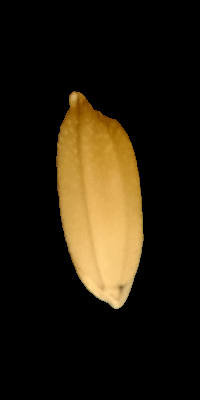
#> input picture Week_1/Edge Detection/images/seed.png, 200 x 400 px
$ jupyter execute --allow-errors Edge_Detection.ipynb   (older library calls are emulated)
#> lines starting #> are read from the running program, lines starting #| are printed output that depends on the picture; after the words box and inside, x2 and y2 are one past the last pixel; in counts of white or black regions, pixels touching at a corner belong together
Edge Detection - Thực hiện một số kỹ thuật phát hiện biên trên ảnh

[cell 1]
from IPython.display import Image

import matplotlib.pyplot as plt
import os
import cv2
import numpy as np

## Câu 1:
Viết hàm sử dụng phương pháp gradient (bằng hàm có sẵn) và dùng toán tử  Sobel/Prewitt  để tính đạo hàm.
Sử dụng kết quả trên và Canny để phát hiện đường bao cho một ảnh bất kỳ.
Kiểm tra sự ổn định của hai phương pháp trên toàn bô số ảnh hạt thóc trong thư mục
hiện thời. Nhận xét kết quả đạt được (tỉ lệ thành công của mỗi phương pháp).

### 1.1 Sobel Edge Detection
Thư viện OpenCV cung cấp hàm cv2.Sobel() để tính đạo hàm của ảnh theo từng hướng sử dụng mặt nạ Sobel. Để phát hiện biên tốt, nên làm mịn ảnh trước để loại nhiễu. Ví dụ: có thể làm mịn với bộ lọc Gauss (cv2.GaussianBlur()) hoặc các bộ lọc phù hợp khác.

cv2.Sobel(): https://docs.opencv.org/4.5.2/d4/d86/group__imgproc__filter.html#gacea54f142e81b6758cb6f375ce782c8d

cv2.GaussianBlur(): https://docs.opencv.org/4.5.2/d4/d86/group__imgproc__filter.html#gaabe8c836e97159a9193fb0b11ac52cf1

Độ lớn của đạo hàm có thể được tính xấp xỉ bằng cách cộng giá trị tuyệt đối của đạo hàm theo 2 hướng. Tại vị trí biên, độ lớn của đạo hàm đạt cực đại ==> có thể dùng ngưỡng để xác định biên.

[cell 2]
def basic_sobel_edge_detection(image_path, blur_ksize=5, sobel_ksize=1, skipping_threshold=30):
    img = cv2.imread(image_path)
    gray = cv2.cvtColor(img, cv2.COLOR_BGR2GRAY)
    img_gaussian = cv2.GaussianBlur(gray,(blur_ksize,blur_ksize),0)

    #sobel
    img_sobelx = cv2.Sobel(img_gaussian,cv2.CV_8U,1,0,ksize=sobel_ksize) # output của phép nhân chập: số nguyên
    img_sobely = cv2.Sobel(img_gaussian,cv2.CV_8U,0,1,ksize=sobel_ksize) # ksize = 1: mặt nạ 1x3 hoặc 3x1 được dùng, không có Gaussian

    img_sobel = (img_sobelx + img_sobely)/2
    for i in range(img_sobel.shape[0]):
        for j in range(img_sobel.shape[1]):
            if img_sobel[i][j] < skipping_threshold:
                img_sobel[i][j] = 0
            else:
                img_sobel[i][j] = 255
    return img_sobel

Ta thử chạy hàm với một ảnh trong bộ dữ liệu và xem kết quả

[cell 3]
image_path = 'images/seed.png'
gray = cv2.imread(image_path, 0)
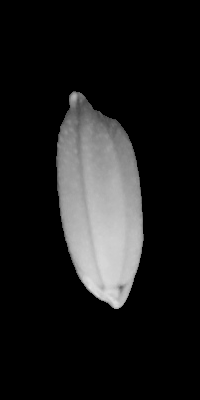
#> gray: shape (400, 200); min 0, max 224, mean 28.1
img_sobel = basic_sobel_edge_detection(image_path, 5, 1, 30)
#> in basic_sobel_edge_detection, img is the input picture: shape (400, 200, 3); mean B, G, R 12.9, 27.4, 35.5
#> after the loop in basic_sobel_edge_detection, `for i in range(img_sobel.shape[0]):`:
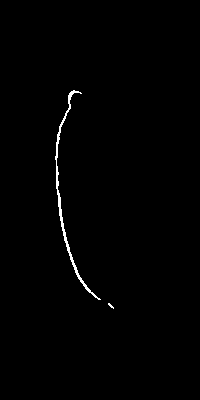
#> img_sobel: shape (400, 200) float64; 0.73% white in thin lines or dots, all inside (x1, y1, x2, y2) = (55, 90, 114, 309)

plt.figure(figsize=(8,8))
#> (this line was passed over: IPython is not available in this run)
#> (the rest of this cell did not finish here and is left out)

[cell 4]
# phát hiện biên sử dụng
def sobel_edge_detection(image_path, blur_ksize=5, sobel_ksize=1, skipping_threshold=30):
    img = cv2.imread(image_path)
    gray = cv2.cvtColor(img, cv2.COLOR_BGR2GRAY)
    img_gaussian = cv2.GaussianBlur(gray,(blur_ksize,blur_ksize),0)

    sobelx64f = cv2.Sobel(img_gaussian,cv2.CV_64F,1,0,ksize=sobel_ksize) # output của phép nhân chập: : số thực
    abs_sobel64f = np.absolute(sobelx64f)
    img_sobelx = np.uint8(abs_sobel64f)

    sobely64f = cv2.Sobel(img_gaussian,cv2.CV_64F,0,1,ksize=sobel_ksize) # output của phép nhân chập: : số thực
    abs_sobel64f = np.absolute(sobely64f)
    img_sobely = np.uint8(abs_sobel64f)

    img_sobel = (img_sobelx + img_sobely)/2
    for i in range(img_sobel.shape[0]):
        for j in range(img_sobel.shape[1]):
            if img_sobel[i][j] < skipping_threshold:
                img_sobel[i][j] = 0
            else:
                img_sobel[i][j] = 255
    return img_sobel

[cell 5]
image_path = 'images/seed.png'
gray = cv2.imread(image_path, 0)
img_sobel = sobel_edge_detection(image_path, 5, 1, 30)
#> in sobel_edge_detection, `sobely64f = cv2.Sobel(img_gaussian,cv2.CV_64F,0,1,ksize=sobel_ksize)`:
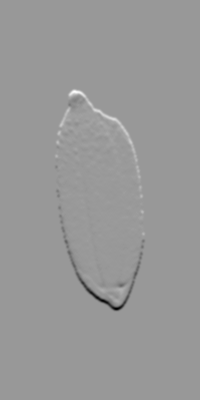
#> sobely64f: shape (400, 200) float64; min -123, max 83, mean 0; drawn with min black and max white
#> after the loop in sobel_edge_detection, `for i in range(img_sobel.shape[0]):`:
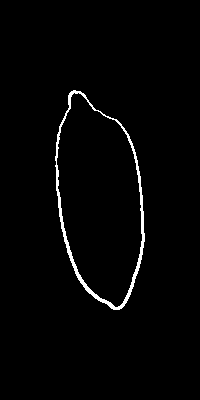
#> img_sobel: shape (400, 200) float64; 1.8% white; 1 white region, box (x1, y1, x2, y2) and area: (55, 90, 145, 310) 1429

plt.figure(figsize=(8,8))
#> (this line was passed over: IPython is not available in this run)
#> (the rest of this cell did not finish here and is left out)

### 1.2. Prewitt Edge Detection
Khi lọc với bộ lọc không được định nghĩa trước, có thể dùng hàm cv2.filter2D() để thực hiện với các mặt nạ mong muốn.
Ở đây nếu ta muốn sử dụng mặt nạ Prewitt để tính đạo hàm thì cần truyền tham số kernel của filter2D tương ứng chính là mặt nạ Prewitt.

Ta sẽ tính 2 trường hợp cạnh black-to-white và white-to-black rồi tính trung bình cộng 2 kết quả.

Cuối cùng đặt ngưỡng loại bỏ nhiễu.

[cell 6]
def prewitt_edge_detection(image_path, blur_ksize = 5, skipping_threshold=30):
    ### YOUR CODE HERE ###
    # Làm mờ ảnh để giảm nhiễu
    image = cv2.imread(image_path, cv2.IMREAD_GRAYSCALE)
    blurred_image = cv2.GaussianBlur(image, (blur_ksize, blur_ksize), 0)

    # Tính toán toán tử Prewitt
    kernel_x = np.array([[1, 0, -1], [1, 0, -1], [1, 0, -1]], dtype=np.float32)
    kernel_y = np.array([[1, 1, 1], [0, 0, 0], [-1, -1, -1]], dtype=np.float32)

    prewitt_x = cv2.filter2D(blurred_image, cv2.CV_64F, kernel_x)
    prewitt_y = cv2.filter2D(blurred_image, cv2.CV_64F, kernel_y)
    prewitt_magnitude = cv2.magnitude(prewitt_x, prewitt_y)

    # Chuẩn hóa và ngưỡng hóa
    prewitt_edges = np.uint8(prewitt_magnitude)
    prewitt_edges[prewitt_edges < skipping_threshold] = 0

    return prewitt_edges

[cell 7]
image_path = 'images/seed.png'
gray = cv2.imread(image_path, 0)
img_prewitt = prewitt_edge_detection(image_path, 5, 30)
#> in prewitt_edge_detection, `prewitt_x = cv2.filter2D(blurred_image, cv2.CV_64F, kernel_x)`:
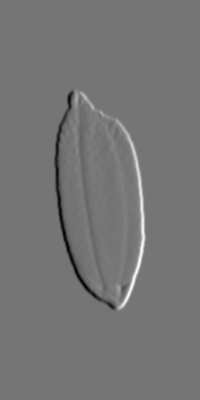
#> prewitt_x: shape (400, 200) float64; min -282, max 329, mean 0; drawn with min black and max white
#> in prewitt_edge_detection, `prewitt_y = cv2.filter2D(blurred_image, cv2.CV_64F, kernel_y)`:
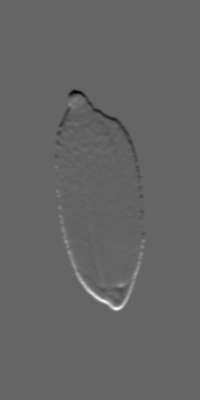
#> prewitt_y: shape (400, 200) float64; min -239, max 364, mean 0; drawn with min black and max white
#> in prewitt_edge_detection, `prewitt_edges[prewitt_edges < skipping_threshold] = 0`: prewitt_edges: shape (400, 200); min 0, max 255, mean 4.6

plt.figure(figsize=(8,8))
#> (this line was passed over: IPython is not available in this run)
#> (the rest of this cell did not finish here and is left out)

### 1.3. Canny Edge Detection
Thư viện OpenCV cung cấp hàm cv2.Canny() để phát hiện biên bằng thuật toán Canny.

https://docs.opencv.org/4.5.2/dd/d1a/group__imgproc__feature.html#ga04723e007ed888ddf11d9ba04e2232de

Tương tự như các phương pháp phát hiện biên ở trên, trước hết ta cũng dùng cv2.GaussianBlur() để làm mịn ảnh rồi sử dụng Canny để phát hiện biên.

[cell 8]
def canny_edge_detection(image_path, blur_ksize=5, threshold1=100, threshold2=200):
    # Đọc ảnh xám
    image = cv2.imread(image_path, cv2.IMREAD_GRAYSCALE)

    # Làm mờ ảnh để giảm nhiễu
    blurred_image = cv2.GaussianBlur(image, (blur_ksize, blur_ksize), 0)

    # Áp dụng bộ lọc Canny
    canny_edges = cv2.Canny(blurred_image, threshold1, threshold2)

    return canny_edges

[cell 9]
image_path = 'images/seed.png'
gray = cv2.imread(image_path, 0)
img_canny = canny_edge_detection(image_path, 7, 100, 200)
#> in canny_edge_detection, `canny_edges = cv2.Canny(blurred_image, threshold1, threshold2)`: canny_edges: shape (400, 200); 0.69% white in thin lines or dots, all inside (x1, y1, x2, y2) = (56, 92, 144, 309)

plt.figure(figsize=(8,8))
#> (this line was passed over: IPython is not available in this run)
#> (the rest of this cell did not finish here and is left out)

### Hãy thay đổi các tham số cần thiết để thu được kết quả tốt nhất ở mỗi phương pháp

## Câu 3:
Đếm số pixel trên mỗi đường bao (chu vi) từ kết quả câu 2. Vẽ phân bố vể chu vi các ảnh (sử dụng chung tập dữ liệu gồm 1 số ảnh trong thư mục subdata). Nhận xét sự khác biệt giữa hai phân bố khi dùng kết quả của các phương pháp phát hiện biên tương ứng.

### Phân bố của Sobel edge detection

[cell 10]
image_dir = 'subdata/'
list_c = []
#> (the rest of this cell did not finish here and is left out)

### Phân bố của Prewitt edge detectimon

[cell 11]
image_dir = 'subdata/'
list_c = []
### YOUR CODE HERE ###


### YOUR CODE HERE ###
plt.hist(list_c, 30, [0, 4000]); plt.show()
#> (this line was passed over: IPython is not available in this run)

### Phân bố của Canny edge detection

[cell 12]
image_dir = 'subdata/'
list_c = []
### YOUR CODE HERE ###


### YOUR CODE HERE ###
plt.hist(list_c, 30, [0, 4000]); plt.show()
#> (this line was passed over: IPython is not available in this run)

## Câu 4:
Phát hiện làn đường: Dùng các phương pháp phát hiện biên ở trên để phát hiện làn đường trong các trường hợp sau

### 4.1: Làn đường thẳng

[cell 13]
Image('./lane_detection/lane1.png')

[cell 14]
# Sử dụng phương pháp Sobel tìm biên và hiển thị kết quả
### YOUR CODE HERE ###

image_path = './lane_detection/lane1.png'
gray = cv2.imread(image_path, 0)
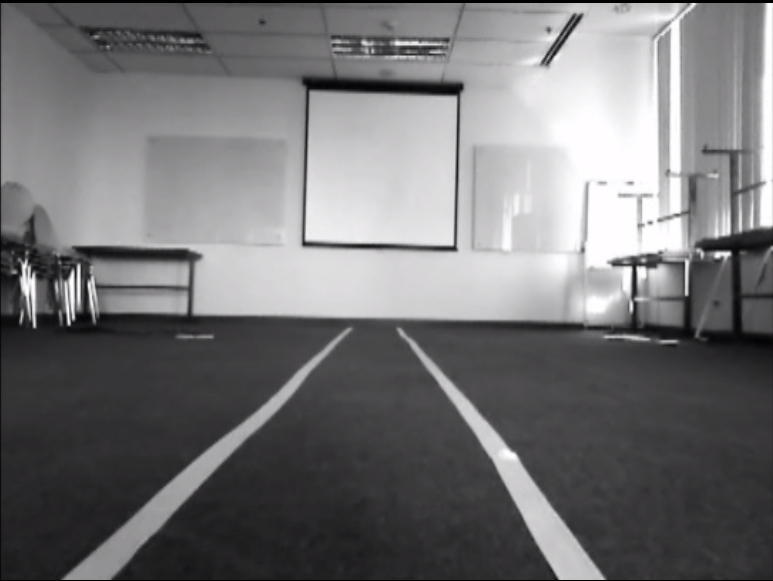
#> input picture Week_1/Edge Detection/lane_detection/lane1.png, 773 x 581 px
#> gray: shape (581, 773); min 0, max 255, mean 115.8
img_sobel = sobel_edge_detection(image_path, 5, 1, 30)
#> call 2 of sobel_edge_detection, with image_path = './lane_detection/lane1.png', blur_ksize = 5, sobel_ksize = 1, skipping_threshold = 30
#> in sobel_edge_detection, img is the input picture: shape (581, 773, 3); mean B, G, R 117.4, 115.8, 117.2
#> in sobel_edge_detection (call 2), `sobelx64f = cv2.Sobel(img_gaussian,cv2.CV_64F,1,0,ksize=sobel_ksize)`:
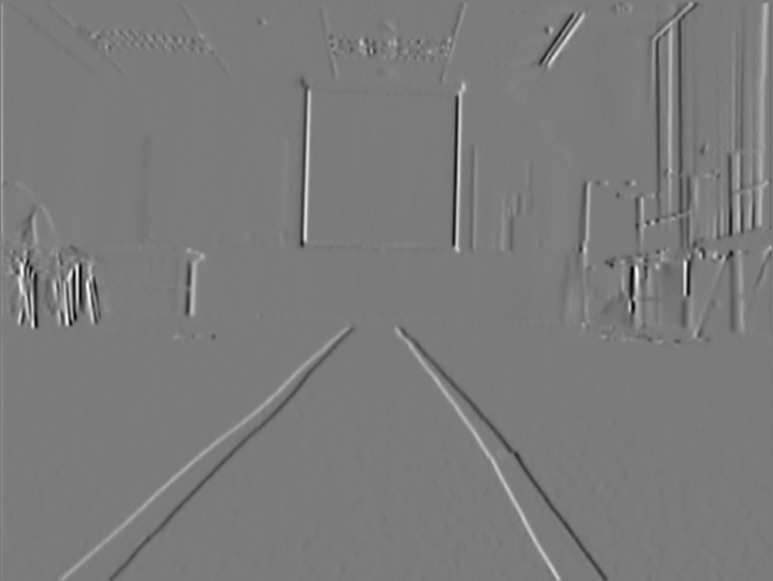
#> sobelx64f: shape (581, 773) float64; min -113, max 121, mean 0.2; drawn with min black and max white
#> in sobel_edge_detection (call 2), `sobely64f = cv2.Sobel(img_gaussian,cv2.CV_64F,0,1,ksize=sobel_ksize)`:
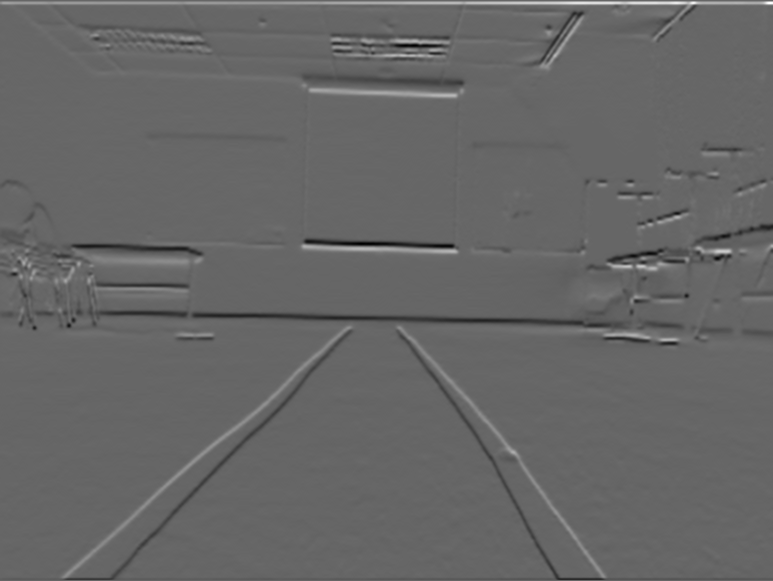
#> sobely64f: shape (581, 773) float64; min -106, max 158, mean 0.1; drawn with min black and max white
#> after the loop in sobel_edge_detection (call 2), `for i in range(img_sobel.shape[0]):`:
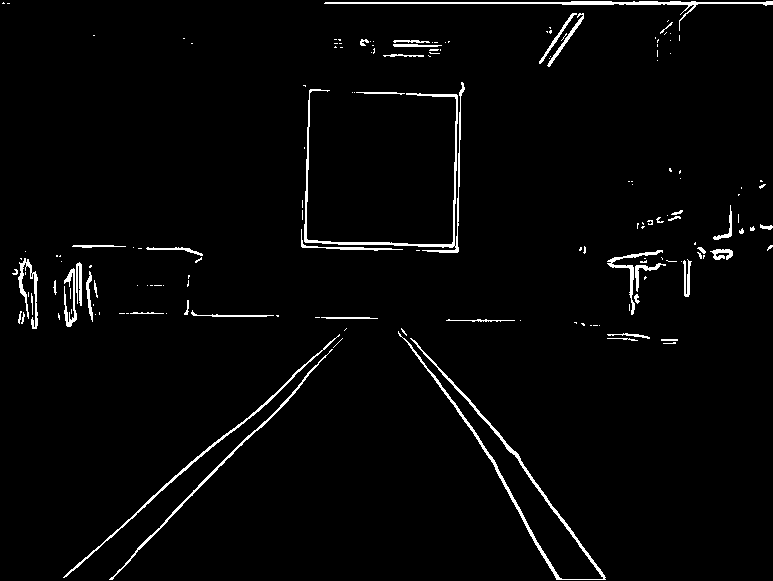
#> img_sobel: shape (581, 773) float64; 2.5% white in thin lines or dots

plt.figure(figsize=(8,8))
#> (this line was passed over: IPython is not available in this run)
plt.subplot(121),plt.imshow(gray, cmap = 'gray')
plt.title('Original Image'), plt.xticks([]), plt.yticks([])
plt.subplot(122),plt.imshow(img_sobel,cmap = 'gray')
plt.title('Sobel Image'), plt.xticks([]), plt.yticks([])
plt.show()
### YOUR CODE HERE ###
